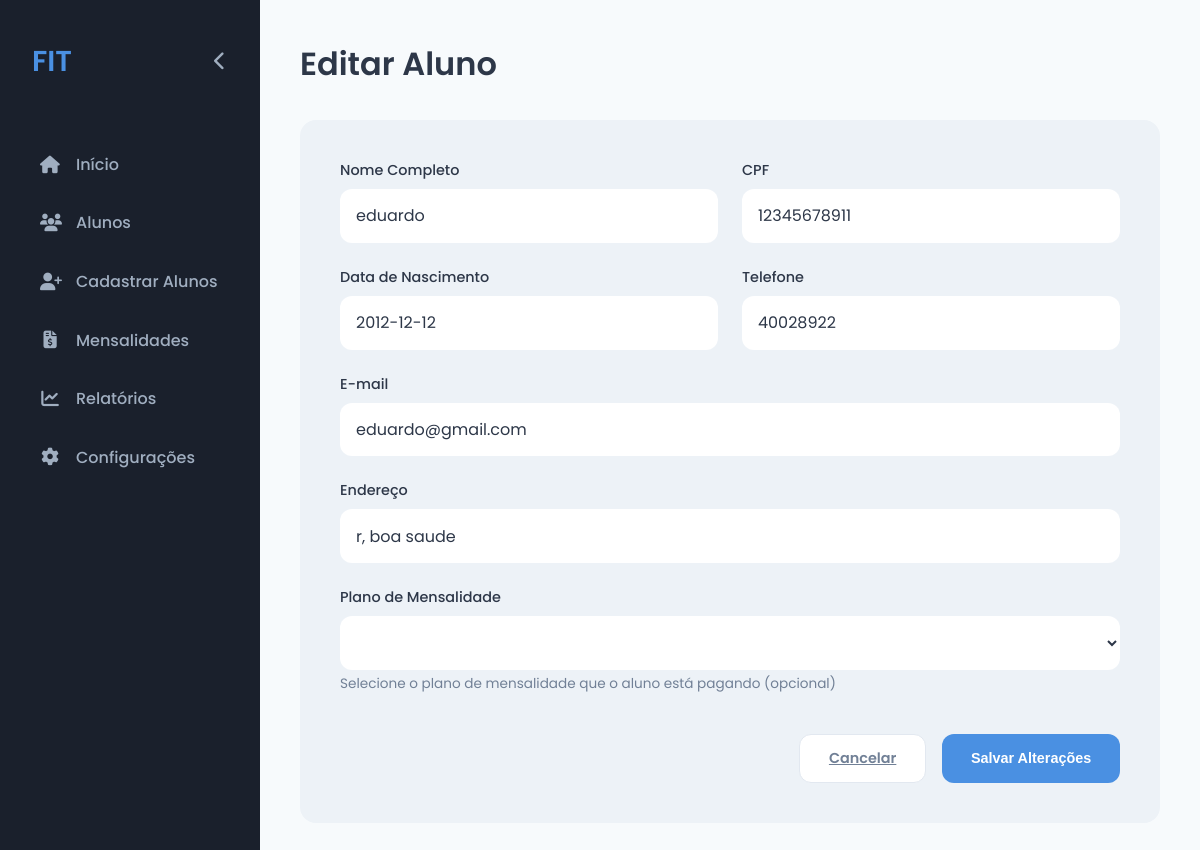
The page /alunos/2/editar/ on the database its author committed.
### core/models.py (models this page shows, shortened)
class Aluno(models.Model):
    nome = models.CharField(max_length=100, help_text="Nome completo do aluno")
    cpf = models.CharField(max_length=14, unique=True, help_text="CPF no formato 000.000.000-00")
    data_nascimento = models.DateField(verbose_name="Data de Nascimento")
    telefone = models.CharField(max_length=15, blank=True)
    email = models.EmailField(unique=True)
    endereco = models.CharField(max_length=255, blank=True, verbose_name="Endereço Completo")
    data_inscricao = models.DateField(auto_now_add=True, verbose_name="Data de Inscrição")
    plano = models.ForeignKey('PlanoMensalidade', on_delete=models.SET_NULL, null=True, blank=True, related_name='alunos', verbose_name="Plano de Mensalidade")

### core/views.py (the view)
# urls.py: path('alunos/<int:aluno_id>/editar/', views.editar_aluno, name='editar_aluno'),
def editar_aluno(request, aluno_id):
    aluno = get_object_or_404(Aluno, pk=aluno_id)
    if request.method == 'POST':
        form = AlunoForm(request.POST, instance=aluno)
        if form.is_valid():
            form.save()
            return redirect('lista_alunos')
    else:
        form = AlunoForm(instance=aluno)
    return render(request, 'cadastrar_aluno.html', {'form': form, 'aluno': aluno, 'titulo': 'Editar Aluno'})

### templates/cadastrar_aluno.html (shortened to what this page needs)
{% extends 'base.html' %}
{% load static %}
{% block content %}
<header class="page-header">
    <h2>{{ titulo|default:"Cadastrar Aluno" }}</h2>
</header>
<div class="card">
    <form class="form-grid" method="POST">
        <div class="form-group">
            <label for="{{ form.nome.id_for_label }}">{{ form.nome.label }}</label>
            {{ form.nome }}
        </div>
        <div class="form-group">
            <label for="{{ form.cpf.id_for_label }}">{{ form.cpf.label }}</label>
            {{ form.cpf }}
        </div>
        <div class="form-group">
            <label for="{{ form.data_nascimento.id_for_label }}">{{ form.data_nascimento.label }}</label>
            {{ form.data_nascimento }}
        </div>
        <div class="form-group">
            <label for="{{ form.telefone.id_for_label }}">{{ form.telefone.label }}</label>
            {{ form.telefone }}
        </div>
        <div class="form-group full-width">
            <label for="{{ form.email.id_for_label }}">{{ form.email.label }}</label>
            {{ form.email }}
        </div>
        <div class="form-group full-width">
            <label for="{{ form.endereco.id_for_label }}">{{ form.endereco.label }}</label>
            {{ form.endereco }}
        </div>
        <div class="form-group full-width">
            <label for="{{ form.plano.id_for_label }}">{{ form.plano.label }}</label>
            {{ form.plano }}
            {% if aluno and aluno.plano and not aluno.plano.ativo %}
                <div class="alert-warning" style="margin-top: 0.5rem; padding: 0.75rem; background-color: #FFF3CD; border-left: 4px solid #FFC107; border-radius: var(--border-radius-small);">
                    <strong>Atenção:</strong> O aluno está usando um plano <strong>inativo</strong> ({{ aluno.plano.descricao }}).
                    Recomenda-se selecionar um plano ativo ou remover o plano atual.
                </div>
            {% else %}
                <small style="color: var(--text-color-light); font-size: 0.85rem; margin-top: 0.25rem; display: block;">
                    Selecione o plano de mensalidade que o aluno está pagando (opcional)
                </small>
            {% endif %}
        </div>
        <div class="form-buttons">
            <a href="{% url 'lista_alunos' %}" class="btn btn-secondary">Cancelar</a>
            <button type="submit" class="btn btn-primary">
                {% if aluno %}
                    Salvar Alterações
                {% else %}
                    Cadastrar Aluno
                {% endif %}
            </button>
        </div>
    </form>
</div>
{% endblock %}

### static/css/style.css (style rules this page uses)
:root { --primary-blue: #4A90E2; --primary-blue-dark: #357ABD; --sidebar-dark-bg: #1A202C; --sidebar-text: #A0AEC0; --sidebar-text-hover: #FFFFFF; --main-bg: #F7FAFC; --card-bg: #FFFFFF; --card-container-bg: #EDF2F7; --text-color-dark: #2D3748; --text-color-light: #718096; --border-color: #E2E8F0; --shadow: 0 4px 6px -1px rgba(0, 0, 0, 0.1), 0 2px 4px -1px rgba(0, 0, 0, 0.06); --border-radius-main: 1rem; --border-radius-small: 0.75rem; }
* { margin: 0; padding: 0; box-sizing: border-box; }
body { font-family: 'Poppins', sans-serif; background-color: var(--main-bg); color: var(--text-color-dark); }
.page-header h2 { font-size: 2rem; font-weight: 600; margin-bottom: 2rem; color: var(--text-color-dark); }
.card { background-color: var(--card-container-bg); padding: 2.5rem; border-radius: var(--border-radius-main); }
.btn { padding: 0.8rem 1.8rem; border: none; border-radius: var(--border-radius-small); font-weight: 600; cursor: pointer; transition: background-color 0.2s; font-size: 0.9rem; }
.btn-primary { background-color: var(--primary-blue); color: #FFF; }
.btn-secondary { background-color: var(--card-bg); color: var(--text-color-light); border: 1px solid var(--border-color); }
.form-grid { display: grid; grid-template-columns: 1fr 1fr; gap: 1.5rem; }
.form-grid .full-width { grid-column: 1 / -1; }
.form-group label { display: block; margin-bottom: 0.5rem; font-weight: 500; font-size: 0.9rem; }
.form-group input, .form-group select, .form-group textarea { width: 100%; padding: 0.9rem 1rem; border: none; border-radius: var(--border-radius-small); background-color: var(--card-bg); color: var(--text-color-dark); font-family: 'Poppins', sans-serif; font-size: 1rem; }
.form-group input::placeholder, .form-group textarea::placeholder { color: var(--text-color-light); }
.form-buttons { display: flex; justify-content: flex-end; gap: 1rem; grid-column: 1 / -1; margin-top: 1rem; }

### rows shown on the page
Aluno: nome "eduardo", cpf "12345678911", data_nascimento "2012-12-12", telefone "40028922", email "eduardo@gmail.com", endereco "r, boa saude"

### other values the page prints
{{ titulo|default:"Cadastrar Aluno" }} "Editar Aluno"
